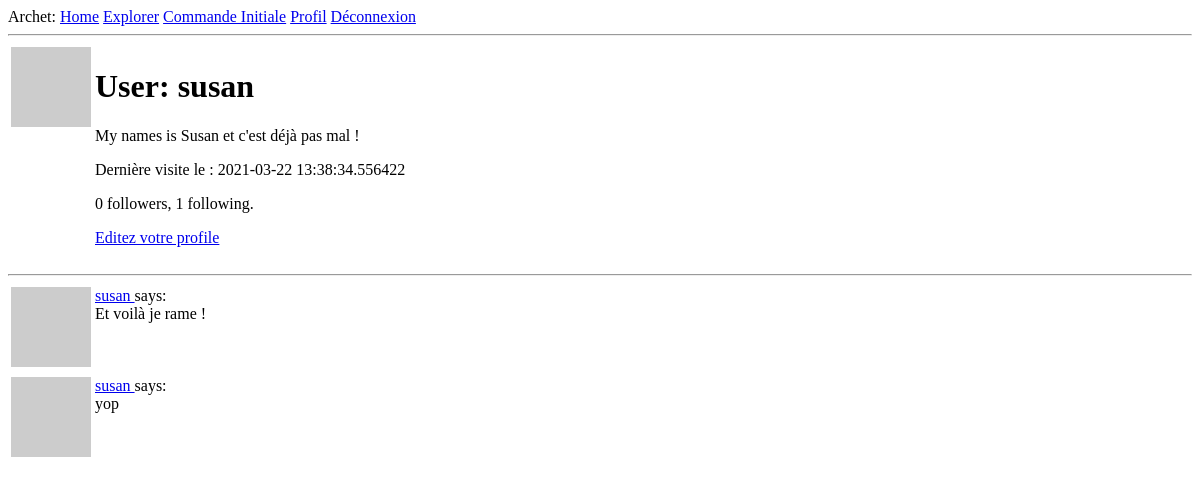
The page /user/susan (signed in) on the database as committed earlier.
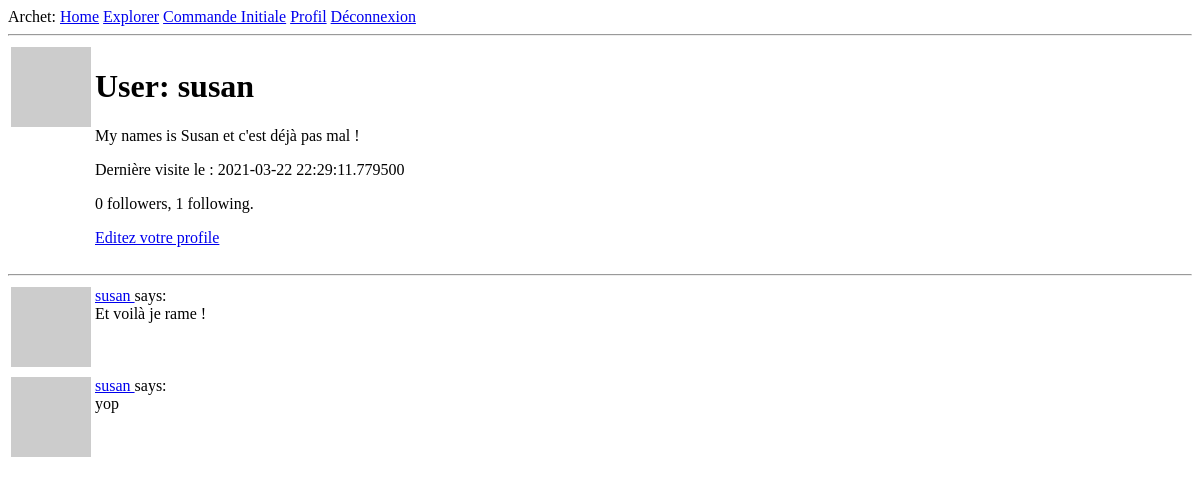
The same page on the database as committed later.
### app/models.py (models this page shows, shortened)
class User(UserMixin, db.Model):
    id = db.Column(db.Integer, primary_key=True)
    username = db.Column(db.String(64), index=True, unique=True)
    email = db.Column(db.String(120), index=True, unique=True)
    password_hash = db.Column(db.String(128))
    family_name = db.Column(db.String(128))
    surname = db.Column(db.String(128))
    member_num = db.Column(db.Integer)
    posts = db.relationship('Post', backref='author', lazy='dynamic')
    about_me = db.Column(db.String(140))
    last_seen = db.Column(db.DateTime, default=datetime.utcnow)
    followed = db.relationship(
        'User', secondary=followers,
        primaryjoin=(followers.c.follower_id == id),
        secondaryjoin=(followers.c.followed_id == id),
        backref=db.backref('followers', lazy='dynamic'), lazy='dynamic')
    def avatar(self, size):
        digest = md5(self.email.lower().encode('utf-8')).hexdigest()
        return 'https://www.gravatar.com/avatar/{}?d=retro&s={}'.format(
            digest, size)

class Post(db.Model):
    id = db.Column(db.Integer, primary_key=True)
    body = db.Column(db.String(140))
    timestamp = db.Column(db.DateTime, index=True, default=datetime.utcnow)
    user_id = db.Column(db.Integer, db.ForeignKey('user.id'))

### app/routes.py (the view)
@app.route('/user/<username>')
@login_required
def user(username):
    user = User.query.filter_by(username=username).first_or_404()
    page = request.args.get('page', 1, type=int)
    posts = user.posts.order_by(Post.timestamp.desc()).paginate(
        page, app.config['POSTS_PER_PAGE'], False)
    next_url = url_for('user', username=user.username, page=posts.next_num) \
        if posts.has_next else None
    prev_url = url_for('user', username=user.username, page=posts.prev_num) \
        if posts.has_prev else None
    form = EmptyForm()
    return render_template('user.html', user=user, posts=posts.items,
                           next_url=next_url, prev_url=prev_url, form=form)

### app/models.py (called while the page is built)
@login.user_loader
def load_user(id):
    return User.query.get(int(id))

### app/routes.py (called while the page is built)
@app.before_request
def before_request():
    if current_user.is_authenticated:
        current_user.last_seen = datetime.utcnow()
        db.session.commit()

### app/templates/user.html (shortened to what this page needs)
{% extends "base.html" %}
{% block content %}
    <table>
        <tr valign="top">
            <td><img src="{{ user.avatar(128) }}"></td>
            <td>
                <h1>User: {{ user.username }}</h1>
                {% if user.about_me %}<p>{{ user.about_me }}</p>{% endif %}
                {% if user.last_seen %}<p>Dernière visite le : {{ user.last_seen }}</p>{% endif %}
                <p>{{ user.followers.count() }} followers, {{ user.followed.count() }} following.</p>
                {% if user == current_user %}
                <p><a href="{{ url_for('edit_profile') }}">Editez votre profile</a></p>
                {% endif %}
            </td>
        </tr>
    </table>
    <hr>
    {% for post in posts %}
        {% include '_post.html' %}
    {% endfor %}
{% endblock %}

### app/templates/base.html (shortened to what this page needs)
<!DOCTYPE html>
<html lang="fr">
<head>
</head>
<body>
    <div>Archet:
        <a href={{url_for('index')}}>Home</a>
        <a href={{ url_for('explore') }}>Explorer</a>
        {% if current_user.is_anonymous %}
        <a href={{url_for('login')}}>Connexion</a>
        {% else %}
        <a href={{ url_for('commande_initiale', username=current_user.username)}}>Commande Initiale</a>
        <a href={{ url_for('user', username=current_user.username) }}>Profil</a>
        <a href={{ url_for('logout') }}>Déconnexion</a>
        {% endif %}
    </div>
    <hr>
    {% block content %}{% endblock %}
</body>
</html>

### app/templates/_post.html
    <table>
        <tr valign="top">
            <td><img src="{{ post.author.avatar(36) }}"></td>
            <td>
                <a href="{{ url_for('user', username=post.author.username) }}">
                    {{ post.author.username }}
                </a>
                says:<br>{{ post.body }}
            </td>
        </tr>
    </table>

Rows that differ between the two databases and show on the page:
changed User "susan": last_seen "2021-03-22 13:38:34.556422" → "2021-03-22 22:29:11.779500"
